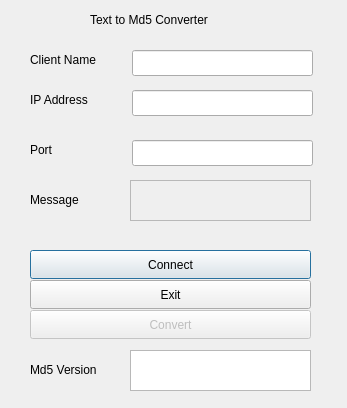
<?xml version="1.0" encoding="UTF-8"?>
<ui version="4.0">
 <class>tcpclient</class>
 <widget class="QDialog" name="tcpclient">
  <property name="geometry">
   <rect>
    <x>0</x>
    <y>0</y>
    <width>347</width>
    <height>408</height>
   </rect>
  </property>
  <property name="windowTitle">
   <string>Dialog</string>
  </property>
  <widget class="QPushButton" name="connectPushButton">
   <property name="geometry">
    <rect>
     <x>30</x>
     <y>250</y>
     <width>281</width>
     <height>29</height>
    </rect>
   </property>
   <property name="text">
    <string>Connect</string>
   </property>
  </widget>
  <widget class="QPushButton" name="exitPushButton">
   <property name="geometry">
    <rect>
     <x>30</x>
     <y>280</y>
     <width>281</width>
     <height>29</height>
    </rect>
   </property>
   <property name="text">
    <string>Exit</string>
   </property>
  </widget>
  <widget class="QLineEdit" name="ipAddressLineEdit">
   <property name="geometry">
    <rect>
     <x>132</x>
     <y>90</y>
     <width>181</width>
     <height>26</height>
    </rect>
   </property>
  </widget>
  <widget class="QLineEdit" name="portLineEdit">
   <property name="geometry">
    <rect>
     <x>132</x>
     <y>140</y>
     <width>181</width>
     <height>26</height>
    </rect>
   </property>
  </widget>
  <widget class="QLabel" name="label_2">
   <property name="geometry">
    <rect>
     <x>30</x>
     <y>90</y>
     <width>69</width>
     <height>20</height>
    </rect>
   </property>
   <property name="text">
    <string>IP Address</string>
   </property>
  </widget>
  <widget class="QLabel" name="label_3">
   <property name="geometry">
    <rect>
     <x>30</x>
     <y>140</y>
     <width>26</width>
     <height>20</height>
    </rect>
   </property>
   <property name="text">
    <string>Port</string>
   </property>
  </widget>
  <widget class="QLabel" name="label">
   <property name="geometry">
    <rect>
     <x>30</x>
     <y>50</y>
     <width>82</width>
     <height>20</height>
    </rect>
   </property>
   <property name="text">
    <string>Client Name</string>
   </property>
  </widget>
  <widget class="QLineEdit" name="clientNameLineEdit">
   <property name="geometry">
    <rect>
     <x>132</x>
     <y>50</y>
     <width>181</width>
     <height>26</height>
    </rect>
   </property>
   <property name="text">
    <string/>
   </property>
  </widget>
  <widget class="QLabel" name="label_4">
   <property name="geometry">
    <rect>
     <x>30</x>
     <y>190</y>
     <width>58</width>
     <height>20</height>
    </rect>
   </property>
   <property name="text">
    <string>Message</string>
   </property>
  </widget>
  <widget class="QPushButton" name="convertButton">
   <property name="enabled">
    <bool>false</bool>
   </property>
   <property name="geometry">
    <rect>
     <x>30</x>
     <y>310</y>
     <width>281</width>
     <height>29</height>
    </rect>
   </property>
   <property name="text">
    <string>Convert</string>
   </property>
  </widget>
  <widget class="QLabel" name="label_5">
   <property name="geometry">
    <rect>
     <x>30</x>
     <y>360</y>
     <width>91</width>
     <height>20</height>
    </rect>
   </property>
   <property name="text">
    <string>Md5 Version</string>
   </property>
  </widget>
  <widget class="QTextEdit" name="md5LineEdit">
   <property name="geometry">
    <rect>
     <x>130</x>
     <y>350</y>
     <width>181</width>
     <height>41</height>
    </rect>
   </property>
   <property name="readOnly">
    <bool>true</bool>
   </property>
  </widget>
  <widget class="QTextEdit" name="messageLineEdit">
   <property name="enabled">
    <bool>false</bool>
   </property>
   <property name="geometry">
    <rect>
     <x>130</x>
     <y>180</y>
     <width>181</width>
     <height>41</height>
    </rect>
   </property>
  </widget>
  <widget class="QLabel" name="label_6">
   <property name="geometry">
    <rect>
     <x>90</x>
     <y>10</y>
     <width>151</width>
     <height>20</height>
    </rect>
   </property>
   <property name="text">
    <string>Text to Md5 Converter</string>
   </property>
  </widget>
 </widget>
 <resources/>
 <connections/>
</ui>
